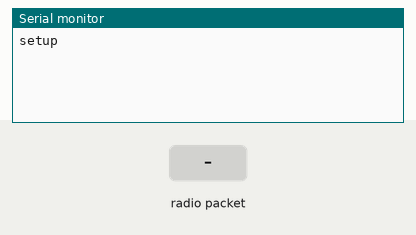
Recording of a sketch running on a simulated Arduino Uno, built with avr-gcc and run on an emulated ATmega328P. Shown: the last lines printed to the serial monitor. Inputs (shaded band) come from the test bench. No radio packets arrive unless stated.

Above: at 1.2 s.
1.3 s: radio packet "1" arrives
At 1.8 s:
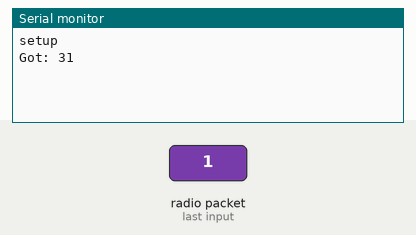
2.8 s: radio packet "0" arrives
At 3.2 s:
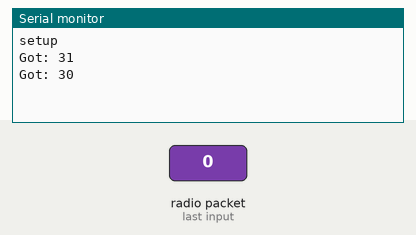
4.3 s: radio packet "2" arrives
At 5.8 s:
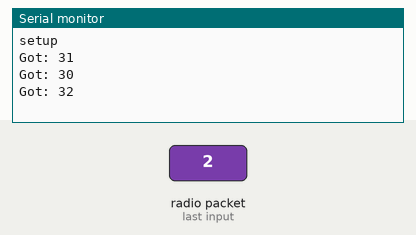

The sketch:

Protocole_s.ino
```cpp
// (licence header left out)
#include <VirtualWire.h>

void setup()
{
    Serial.begin(9600);	// Debugging only
    Serial.println("setup");

    // Initialise the IO and ISR
    vw_set_ptt_inverted(true); // Required for DR3100
    vw_setup(2000);	 // Bits per sec
    vw_rx_start();       // Start the receiver PLL running
}

void loop()
{
    const char *msg = "hello";
    uint8_t buf[VW_MAX_MESSAGE_LEN];
    uint8_t buflen = VW_MAX_MESSAGE_LEN;

    // Wait for a message
    vw_wait_rx();
    if (vw_get_message(buf, &buflen)) // Non-blocking
    {
	int i;
	const char *msg = "goodbye";

        digitalWrite(13, true); // Flash a light to show received good message
	// Message with a good checksum received, dump it.
	Serial.print("Got: ");

	for (i = 0; i < buflen; i++)
	{
	    Serial.print(buf[i], HEX);
	    Serial.print(" ");
	}
	Serial.println("");

	// Send a reply
	vw_send((uint8_t *)msg, strlen(msg));
        digitalWrite(13, false);
    }
}
```

Measured:
- after the input at 1.3 s, the serial monitor: prints a new line at once (image 1)
- after the input at 2.8 s, the serial monitor: prints a new line at once (image 2)
- after the input at 4.3 s, the serial monitor: prints a new line at once (image 3)
